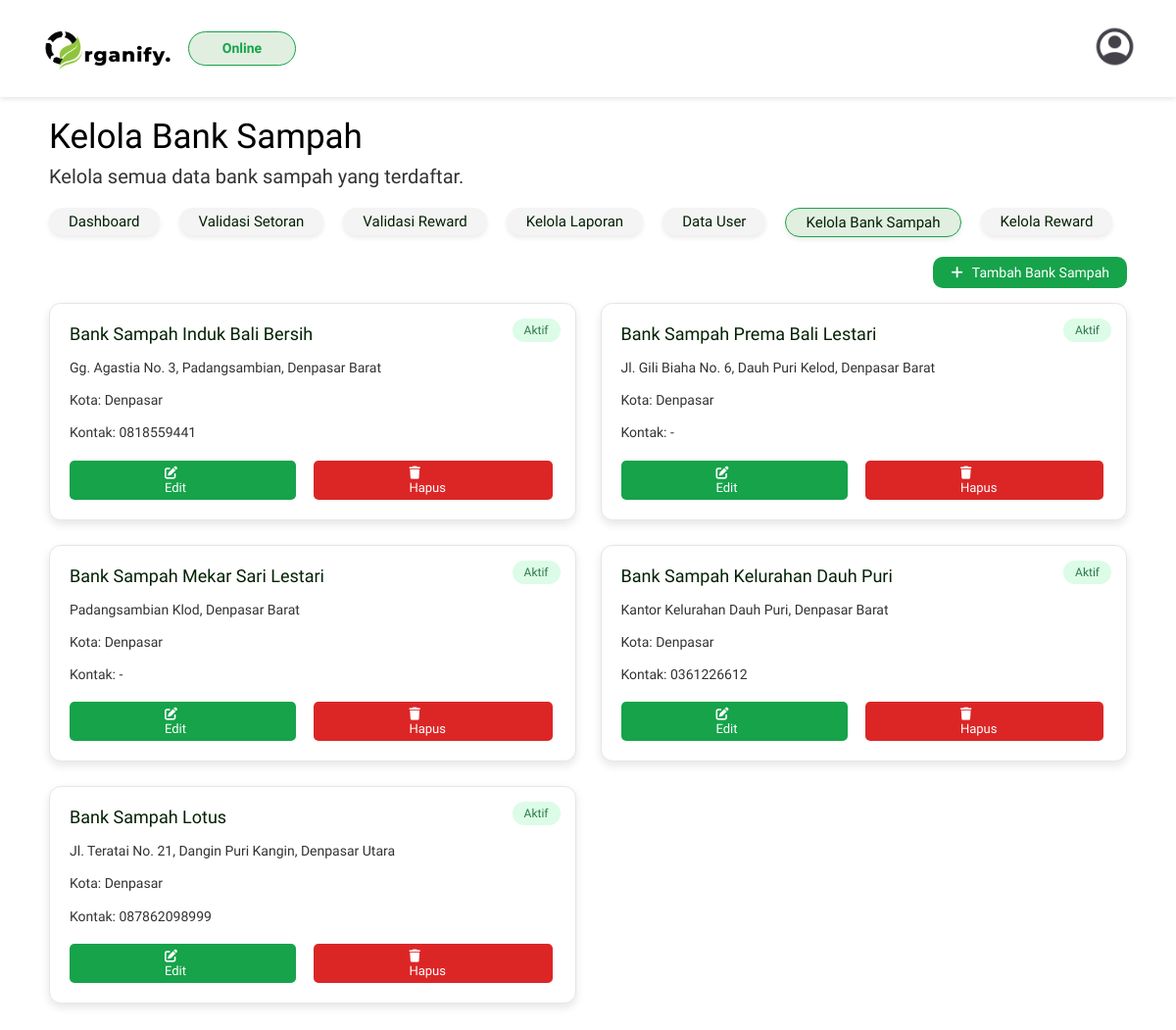
The page /admin/kelola_banksampah.php (signed in) on the database its author committed.
### tables this page shows
CREATE TABLE `banksampah` (
  `id_bank` int NOT NULL,
  `nama_bank` varchar(100) DEFAULT NULL,
  `alamat` text,
  `kota_kabupaten` varchar(100) DEFAULT NULL,
  `kontak` varchar(20) DEFAULT NULL,
  `latitude` decimal(12,8) DEFAULT NULL,
  `longitude` decimal(12,8) DEFAULT NULL,
  `status` enum('Aktif','Nonaktif') NOT NULL DEFAULT 'Aktif'
);

### admin/kelola_banksampah.php (the view, shortened to what this page needs)
<?php
$conn = new mysqli("localhost", "root", "", "db_banksampah");
$id_admin = $_SESSION['admin_id'];
mysqli_query($conn, "UPDATE admin SET last_active = NOW() WHERE id_admin = '$id_admin'");
$q_admin = mysqli_query($conn, "SELECT * FROM admin WHERE id_admin = '$id_admin'");
$admin = mysqli_fetch_assoc($q_admin);
$last_active = strtotime($admin['last_active'] ?? 0);
$online = (time() - $last_active) < 60;
$sql = "SELECT * FROM banksampah ORDER BY id_bank ASC";
$result = $conn->query($sql);
?>
<!DOCTYPE html>
<html lang="id">
<head>
  <link rel="stylesheet" href="../assets/css_admin/kelola_banksampah.css">
  <link rel="stylesheet" href="https://cdnjs.cloudflare.com/ajax/libs/font-awesome/6.5.0/css/all.min.css">
</head>
<body>
<header class="navbar">
  <div class="logo-container">
    <img src="../assets/img/logo hitam.png" alt="Organify Logo" class="logo" />
    <div class="status-indicator <?= $online ? 'online' : 'offline' ?>">
        <?= $online ? 'Online' : 'Offline' ?>
    </div>
  </div>
  <div class="profile-icon" onclick="window.location.href='profile_admin.php'">
      <img src="../assets/img/icon user hitam.png" alt="Akun Admin" />
  </div>
</header>
<main class="dashboard-container">
  <section class="greeting">
    <h1>Kelola Bank Sampah</h1>
    <p>Kelola semua data bank sampah yang terdaftar.</p>
  </section>
    <nav class="menu">
        <a href="dashboard.php"><button>Dashboard</button></a>
        <a href="validasi_setoran.php"><button>Validasi Setoran</button></a>
        <a href="validasi_reward.php"><button>Validasi Reward</button></a>
        <a href="kelola_laporan.php"><button>Kelola Laporan</button></a>
        <a href="data_user.php"><button>Data User</button></a>
        <a href="kelola_banksampah.php"><button class="active">Kelola Bank Sampah</button></a>
        <a href="kelola_reward.php"><button>Kelola Reward</button></a>
    </nav>
  <div class="stats-header">
    <a href="tambah_bank.php" class="btn-add">
      <i class="fa-solid fa-plus"></i> Tambah Bank Sampah
    </a>
  </div>
  <section class="stats-grid">
  <?php
  if ($result->num_rows > 0) {
    while($bank = $result->fetch_assoc()) {
      $statusClass = ($bank['status'] == 'Aktif') ? 'status-active' : 'status-nonaktif';
      echo '<div class="card">';
      echo '<div class="status-tag ' . $statusClass . '">' . $bank['status'] . '</div>';
      echo '<h2>' . $bank['nama_bank'] . '</h2>';
      echo '<p>' . $bank['alamat'] . '</p>';
      echo '<p>Kota: ' . $bank['kota_kabupaten'] . '</p>';
      echo '<p>Kontak: ' . ($bank['kontak'] ?: '-') . '</p>';
      echo '<div class="card-btns">';
      echo '<a href="edit_bank.php?id=' . $bank['id_bank'] . '" class="btn-edit"><i class="fa-solid fa-pen-to-square"></i> Edit</a>';
      echo '<a href="hapus_bank.php?id=' . $bank['id_bank'] . '" class="btn-hapus"><i class="fa-solid fa-trash"></i> Hapus</a>';
      echo '</div>';
      echo '</div>';
    }
  } else {
    echo '<p class="empty-msg">Belum ada data bank sampah.</p>';
  }
  ?>
  </section>
</main>
</body>
</html>

### assets/css_admin/kelola_banksampah.css (style rules this page uses)
* { margin: 0; padding: 0; box-sizing: border-box; font-family: "Mitr", sans-serif; }
body { background-color: #ffffff; color: #032104; overflow-x: hidden; }
html, body { height: auto !important; overflow-y: auto !important; }
.navbar { display: flex; justify-content: space-between; align-items: center; padding: 25px 40px; box-shadow: 0 2px 5px rgba(0, 0, 0, 0.1); background: #fff; position: sticky; top: 0; z-index: 100; }
.logo-container { display: flex; align-items: center; gap: 12px; }
.logo { width: 140px; height: auto; }
.status-indicator { width: 110px; height: 35px; border-radius: 35px; display: flex; align-items: center; justify-content: center; font-weight: 600; font-size: 14px; border: 1px solid; }
.status-indicator.online { background: #e1efe0; border-color: #16a34a; color: #16a34a; }
.profile-icon img { width: 45px; height: 45px; border-radius: 50%; object-fit: cover; }
.greeting { margin: 20px 50px 20px; }
.greeting h1 { font-size: 35px; font-weight: 500; color: #000; }
.greeting p { font-size: 20px; font-weight: 400; margin-top: 8px; color: #333; }
.menu { display: flex; gap: 20px; flex-wrap: wrap; margin: 15px 50px; }
.menu button { background: #f4f4f4; border: none; border-radius: 25px; padding: 5px 20px; font-size: 15px; cursor: pointer; color: #032104; box-shadow: 0 3px 5px rgba(0, 0, 0, 0.08); transition: all 0.25s ease; }
.menu button.active { background: #e1efe0; border: 1px solid #16a34a; color: #032104; }
.stats-header { display: flex; justify-content: flex-end; margin: 20px 50px 10px; }
.btn-add { background: #16a34a; color: #fff; margin-bottom: 5px; padding: 8px 18px; border-radius: 10px; font-size: 14px; font-weight: 400; text-decoration: none; transition: all 0.2s; }
.stats-grid { display: grid; grid-template-columns: repeat(2, 1fr); gap: 25px; margin: 0 50px 50px; }
.status-tag { position: absolute; top: 15px; right: 15px; background: #16a34a; color: #fff; padding: 4px 10px; border-radius: 12px; font-size: 12px; font-weight: 500; }
.btn-edit i, .btn-hapus i, .btn-add i { margin-right: 6px; }
.card { position: relative; background: #ffffff; border: 1px solid #e6e6e6; border-radius: 12px; padding: 20px; box-shadow: 0 4px 10px rgba(0, 0, 0, 0.1); transition: transform 0.2s ease, box-shadow 0.2s ease; }
.card h2 { font-size: 18px; font-weight: 500; color: #032104; margin-bottom: 12px; }
.card p { font-size: 14px; font-weight: 400; color: #333; margin-bottom: 8px; line-height: 1.8; }
.status-tag { position: absolute; top: 15px; right: 15px; padding: 5px 12px; border-radius: 20px; font-size: 12px; font-weight: 500; text-align: center; }
.status-active { background-color: #dcfce7; color: #2d7749; }
.card-btns { display: flex; gap: 15px; margin-top: 15px; }
.btn-edit, .btn-hapus { display: inline-block; padding: 5px 97px; font-size: 13px; border-radius: 5px; text-decoration: none; margin-right: 3px; color: #fff; transition: all 0.3s ease; }
.btn-edit { background: #16a34a; }
.btn-hapus { background: #dc2626; }

### rows shown on the page
banksampah: status "Aktif", nama_bank "Bank Sampah Induk Bali Bersih", alamat "Gg. Agastia No. 3, Padangsambian, Denpasar Barat", kota_kabupaten "Denpasar", kontak "0818559441"
banksampah: status "Aktif", nama_bank "Bank Sampah Prema Bali Lestari", alamat "Jl. Gili Biaha No. 6, Dauh Puri Kelod, Denpasar Barat", kota_kabupaten "Denpasar", kontak "-"
banksampah: status "Aktif", nama_bank "Bank Sampah Mekar Sari Lestari", alamat "Padangsambian Klod, Denpasar Barat", kota_kabupaten "Denpasar", kontak "-"
banksampah: status "Aktif", nama_bank "Bank Sampah Kelurahan Dauh Puri", alamat "Kantor Kelurahan Dauh Puri, Denpasar Barat", kota_kabupaten "Denpasar", kontak "0361226612"
banksampah: status "Aktif", nama_bank "Bank Sampah Lotus", alamat "Jl. Teratai No. 21, Dangin Puri Kangin, Denpasar Utara", kota_kabupaten "Denpasar", kontak "087862098999"
